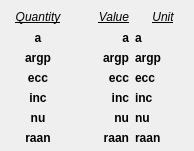
<?xml version="1.0" encoding="UTF-8"?>
<ui version="4.0">
 <class>frm_COE</class>
 <widget class="QWidget" name="frm_COE">
  <property name="geometry">
   <rect>
    <x>0</x>
    <y>0</y>
    <width>194</width>
    <height>151</height>
   </rect>
  </property>
  <property name="windowTitle">
   <string>Form</string>
  </property>
  <widget class="QWidget" name="">
   <property name="geometry">
    <rect>
     <x>10</x>
     <y>10</y>
     <width>181</width>
     <height>135</height>
    </rect>
   </property>
   <layout class="QVBoxLayout" name="coe_table">
    <item>
     <layout class="QHBoxLayout" name="coe_headings">
      <item>
       <widget class="QLabel" name="quantity">
        <property name="text">
         <string>&lt;html&gt;&lt;head/&gt;&lt;body&gt;&lt;p&gt;&lt;span style=&quot; font-style:italic; text-decoration: underline;&quot;&gt;Quantity&lt;/span&gt;&lt;/p&gt;&lt;/body&gt;&lt;/html&gt;</string>
        </property>
        <property name="alignment">
         <set>Qt::AlignCenter</set>
        </property>
       </widget>
      </item>
      <item>
       <widget class="QLabel" name="value">
        <property name="text">
         <string>&lt;html&gt;&lt;head/&gt;&lt;body&gt;&lt;p&gt;&lt;span style=&quot; font-style:italic; text-decoration: underline;&quot;&gt;Value&lt;/span&gt;&lt;/p&gt;&lt;/body&gt;&lt;/html&gt;</string>
        </property>
        <property name="alignment">
         <set>Qt::AlignRight|Qt::AlignTrailing|Qt::AlignVCenter</set>
        </property>
       </widget>
      </item>
      <item>
       <widget class="QLabel" name="unit">
        <property name="text">
         <string>&lt;html&gt;&lt;head/&gt;&lt;body&gt;&lt;p&gt;&lt;span style=&quot; font-style:italic; text-decoration: underline;&quot;&gt;Unit&lt;/span&gt;&lt;/p&gt;&lt;/body&gt;&lt;/html&gt;</string>
        </property>
        <property name="alignment">
         <set>Qt::AlignCenter</set>
        </property>
       </widget>
      </item>
     </layout>
    </item>
    <item>
     <layout class="QHBoxLayout" name="coe_data">
      <item>
       <layout class="QVBoxLayout" name="fields">
        <item>
         <widget class="QLabel" name="lf_a">
          <property name="text">
           <string>&lt;html&gt;&lt;head/&gt;&lt;body&gt;&lt;p&gt;&lt;span style=&quot; font-weight:600;&quot;&gt;a&lt;/span&gt;&lt;/p&gt;&lt;/body&gt;&lt;/html&gt;</string>
          </property>
          <property name="alignment">
           <set>Qt::AlignCenter</set>
          </property>
         </widget>
        </item>
        <item>
         <widget class="QLabel" name="lf_argp">
          <property name="text">
           <string>&lt;html&gt;&lt;head/&gt;&lt;body&gt;&lt;p&gt;&lt;span style=&quot; font-weight:600;&quot;&gt;argp&lt;/span&gt;&lt;/p&gt;&lt;/body&gt;&lt;/html&gt;</string>
          </property>
          <property name="alignment">
           <set>Qt::AlignCenter</set>
          </property>
         </widget>
        </item>
        <item>
         <widget class="QLabel" name="lf_ecc">
          <property name="text">
           <string>&lt;html&gt;&lt;head/&gt;&lt;body&gt;&lt;p&gt;&lt;span style=&quot; font-weight:600;&quot;&gt;ecc&lt;/span&gt;&lt;/p&gt;&lt;/body&gt;&lt;/html&gt;</string>
          </property>
          <property name="alignment">
           <set>Qt::AlignCenter</set>
          </property>
         </widget>
        </item>
        <item>
         <widget class="QLabel" name="lf_inc">
          <property name="text">
           <string>&lt;html&gt;&lt;head/&gt;&lt;body&gt;&lt;p&gt;&lt;span style=&quot; font-weight:600;&quot;&gt;inc&lt;/span&gt;&lt;/p&gt;&lt;/body&gt;&lt;/html&gt;</string>
          </property>
          <property name="alignment">
           <set>Qt::AlignCenter</set>
          </property>
         </widget>
        </item>
        <item>
         <widget class="QLabel" name="lf_nu">
          <property name="text">
           <string>&lt;html&gt;&lt;head/&gt;&lt;body&gt;&lt;p&gt;&lt;span style=&quot; font-weight:600;&quot;&gt;nu&lt;/span&gt;&lt;/p&gt;&lt;/body&gt;&lt;/html&gt;</string>
          </property>
          <property name="alignment">
           <set>Qt::AlignCenter</set>
          </property>
         </widget>
        </item>
        <item>
         <widget class="QLabel" name="lf_raan">
          <property name="text">
           <string>&lt;html&gt;&lt;head/&gt;&lt;body&gt;&lt;p&gt;&lt;span style=&quot; font-weight:600;&quot;&gt;raan&lt;/span&gt;&lt;/p&gt;&lt;/body&gt;&lt;/html&gt;</string>
          </property>
          <property name="alignment">
           <set>Qt::AlignCenter</set>
          </property>
         </widget>
        </item>
       </layout>
      </item>
      <item>
       <layout class="QVBoxLayout" name="values">
        <item>
         <widget class="QLabel" name="lv_a">
          <property name="text">
           <string>&lt;html&gt;&lt;head/&gt;&lt;body&gt;&lt;p&gt;&lt;span style=&quot; font-weight:600;&quot;&gt;a&lt;/span&gt;&lt;/p&gt;&lt;/body&gt;&lt;/html&gt;</string>
          </property>
          <property name="alignment">
           <set>Qt::AlignRight|Qt::AlignTrailing|Qt::AlignVCenter</set>
          </property>
         </widget>
        </item>
        <item>
         <widget class="QLabel" name="lv_argp">
          <property name="text">
           <string>&lt;html&gt;&lt;head/&gt;&lt;body&gt;&lt;p&gt;&lt;span style=&quot; font-weight:600;&quot;&gt;argp&lt;/span&gt;&lt;/p&gt;&lt;/body&gt;&lt;/html&gt;</string>
          </property>
          <property name="alignment">
           <set>Qt::AlignRight|Qt::AlignTrailing|Qt::AlignVCenter</set>
          </property>
         </widget>
        </item>
        <item>
         <widget class="QLabel" name="lv_ecc">
          <property name="text">
           <string>&lt;html&gt;&lt;head/&gt;&lt;body&gt;&lt;p&gt;&lt;span style=&quot; font-weight:600;&quot;&gt;ecc&lt;/span&gt;&lt;/p&gt;&lt;/body&gt;&lt;/html&gt;</string>
          </property>
          <property name="alignment">
           <set>Qt::AlignRight|Qt::AlignTrailing|Qt::AlignVCenter</set>
          </property>
         </widget>
        </item>
        <item>
         <widget class="QLabel" name="lv_inc">
          <property name="text">
           <string>&lt;html&gt;&lt;head/&gt;&lt;body&gt;&lt;p&gt;&lt;span style=&quot; font-weight:600;&quot;&gt;inc&lt;/span&gt;&lt;/p&gt;&lt;/body&gt;&lt;/html&gt;</string>
          </property>
          <property name="alignment">
           <set>Qt::AlignRight|Qt::AlignTrailing|Qt::AlignVCenter</set>
          </property>
         </widget>
        </item>
        <item>
         <widget class="QLabel" name="lv_nu">
          <property name="text">
           <string>&lt;html&gt;&lt;head/&gt;&lt;body&gt;&lt;p&gt;&lt;span style=&quot; font-weight:600;&quot;&gt;nu&lt;/span&gt;&lt;/p&gt;&lt;/body&gt;&lt;/html&gt;</string>
          </property>
          <property name="alignment">
           <set>Qt::AlignRight|Qt::AlignTrailing|Qt::AlignVCenter</set>
          </property>
         </widget>
        </item>
        <item>
         <widget class="QLabel" name="lv_raan">
          <property name="text">
           <string>&lt;html&gt;&lt;head/&gt;&lt;body&gt;&lt;p&gt;&lt;span style=&quot; font-weight:600;&quot;&gt;raan&lt;/span&gt;&lt;/p&gt;&lt;/body&gt;&lt;/html&gt;</string>
          </property>
          <property name="alignment">
           <set>Qt::AlignRight|Qt::AlignTrailing|Qt::AlignVCenter</set>
          </property>
         </widget>
        </item>
       </layout>
      </item>
      <item>
       <layout class="QVBoxLayout" name="units">
        <item>
         <widget class="QLabel" name="lu_a">
          <property name="text">
           <string>&lt;html&gt;&lt;head/&gt;&lt;body&gt;&lt;p&gt;&lt;span style=&quot; font-weight:600;&quot;&gt;a&lt;/span&gt;&lt;/p&gt;&lt;/body&gt;&lt;/html&gt;</string>
          </property>
          <property name="alignment">
           <set>Qt::AlignLeading|Qt::AlignLeft|Qt::AlignVCenter</set>
          </property>
         </widget>
        </item>
        <item>
         <widget class="QLabel" name="lu_argp">
          <property name="text">
           <string>&lt;html&gt;&lt;head/&gt;&lt;body&gt;&lt;p&gt;&lt;span style=&quot; font-weight:600;&quot;&gt;argp&lt;/span&gt;&lt;/p&gt;&lt;/body&gt;&lt;/html&gt;</string>
          </property>
          <property name="alignment">
           <set>Qt::AlignLeading|Qt::AlignLeft|Qt::AlignVCenter</set>
          </property>
         </widget>
        </item>
        <item>
         <widget class="QLabel" name="lu_ecc">
          <property name="text">
           <string>&lt;html&gt;&lt;head/&gt;&lt;body&gt;&lt;p&gt;&lt;span style=&quot; font-weight:600;&quot;&gt;ecc&lt;/span&gt;&lt;/p&gt;&lt;/body&gt;&lt;/html&gt;</string>
          </property>
          <property name="alignment">
           <set>Qt::AlignLeading|Qt::AlignLeft|Qt::AlignVCenter</set>
          </property>
         </widget>
        </item>
        <item>
         <widget class="QLabel" name="lu_inc">
          <property name="text">
           <string>&lt;html&gt;&lt;head/&gt;&lt;body&gt;&lt;p&gt;&lt;span style=&quot; font-weight:600;&quot;&gt;inc&lt;/span&gt;&lt;/p&gt;&lt;/body&gt;&lt;/html&gt;</string>
          </property>
          <property name="alignment">
           <set>Qt::AlignLeading|Qt::AlignLeft|Qt::AlignVCenter</set>
          </property>
         </widget>
        </item>
        <item>
         <widget class="QLabel" name="lu_nu">
          <property name="text">
           <string>&lt;html&gt;&lt;head/&gt;&lt;body&gt;&lt;p&gt;&lt;span style=&quot; font-weight:600;&quot;&gt;nu&lt;/span&gt;&lt;/p&gt;&lt;/body&gt;&lt;/html&gt;</string>
          </property>
          <property name="alignment">
           <set>Qt::AlignLeading|Qt::AlignLeft|Qt::AlignVCenter</set>
          </property>
         </widget>
        </item>
        <item>
         <widget class="QLabel" name="lu_raan">
          <property name="text">
           <string>&lt;html&gt;&lt;head/&gt;&lt;body&gt;&lt;p&gt;&lt;span style=&quot; font-weight:600;&quot;&gt;raan&lt;/span&gt;&lt;/p&gt;&lt;/body&gt;&lt;/html&gt;</string>
          </property>
          <property name="alignment">
           <set>Qt::AlignLeading|Qt::AlignLeft|Qt::AlignVCenter</set>
          </property>
         </widget>
        </item>
       </layout>
      </item>
     </layout>
    </item>
   </layout>
  </widget>
 </widget>
 <resources/>
 <connections/>
</ui>
